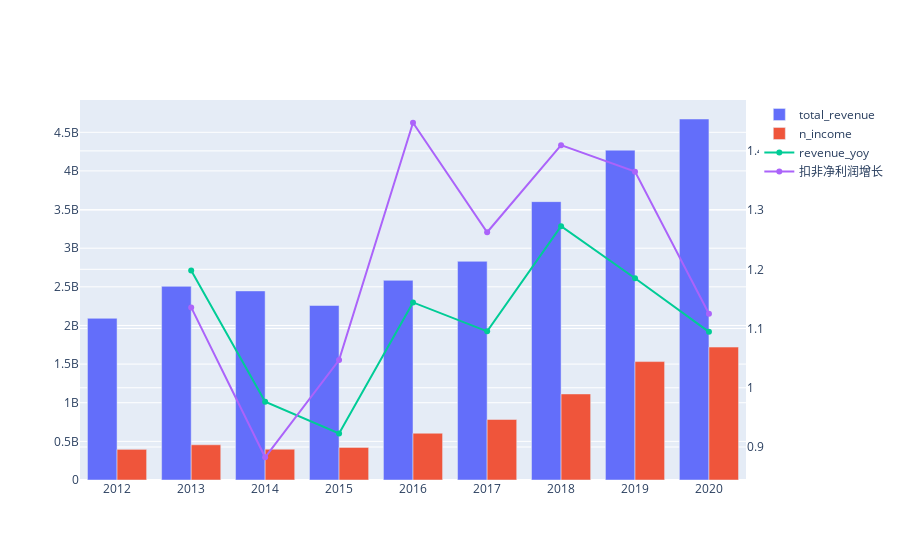

Notebook source saved alongside this figure:
### Code cell
fig = go.Figure()

fig.add_trace(go.Bar(x=data_df.index, y=data_df.total_revenue, name='total_revenue',offsetgroup=0))
fig.add_trace(go.Bar(x=data_df.index, y=data_df.n_income,name='n_income', offsetgroup=1))

fig.add_trace(go.Scatter(x=data_df.index, y=data_df.revenue_yoy,name='revenue_yoy', yaxis='y2'))
fig.add_trace(go.Scatter(x=data_df.index, y=data_df.profit_dedt_yoy,name='扣非净利润增长', yaxis='y2'))

fig.update_layout(yaxis2=dict(anchor='x', overlaying='y', side='right'))#设置坐标轴的格式，一般次坐标轴在右侧
fig.show()

### Figure 1 — Plotly figure (JSON) as saved in the notebook; plotly's stock layout.template omitted (floating-point values rounded to 4 significant figures)
{"data": [{"name": "total_revenue", "offsetgroup": "0", "type": "bar", "x": ["2011-12-31", "2012-12-31", "2013-12-31", "2014-12-31", "2015-12-31", "2016-12-31", "2017-12-31", "2018-12-31", "2019-12-31"], "y": [2092000000.0, 2507000000.0, 2447000000.0, 2259000000.0, 2584000000.0, 2830000000.0, 3603000000.0, 4269000000.0, 4672000000.0]}, {"name": "n_income", "offsetgroup": "1", "type": "bar", "x": ["2011-12-31", "2012-12-31", "2013-12-31", "2014-12-31", "2015-12-31", "2016-12-31", "2017-12-31", "2018-12-31", "2019-12-31"], "y": [396700000.0, 456000000.0, 398200000.0, 422100000.0, 605400000.0, 783500000.0, 1114000000.0, 1533000000.0, 1720000000.0]}, {"name": "revenue_yoy", "type": "scatter", "x": ["2011-12-31", "2012-12-31", "2013-12-31", "2014-12-31", "2015-12-31", "2016-12-31", "2017-12-31", "2018-12-31", "2019-12-31"], "y": [null, 1.198, 0.9763, 0.9229, 1.144, 1.095, 1.273, 1.185, 1.094], "yaxis": "y2"}, {"name": "扣非净利润增长", "type": "scatter", "x": ["2011-12-31", "2012-12-31", "2013-12-31", "2014-12-31", "2015-12-31", "2016-12-31", "2017-12-31", "2018-12-31", "2019-12-31"], "y": [null, 1.136, 0.8826, 1.047, 1.448, 1.263, 1.41, 1.365, 1.125], "yaxis": "y2"}], "layout": {"yaxis2": {"anchor": "x", "overlaying": "y", "side": "right"}}}
